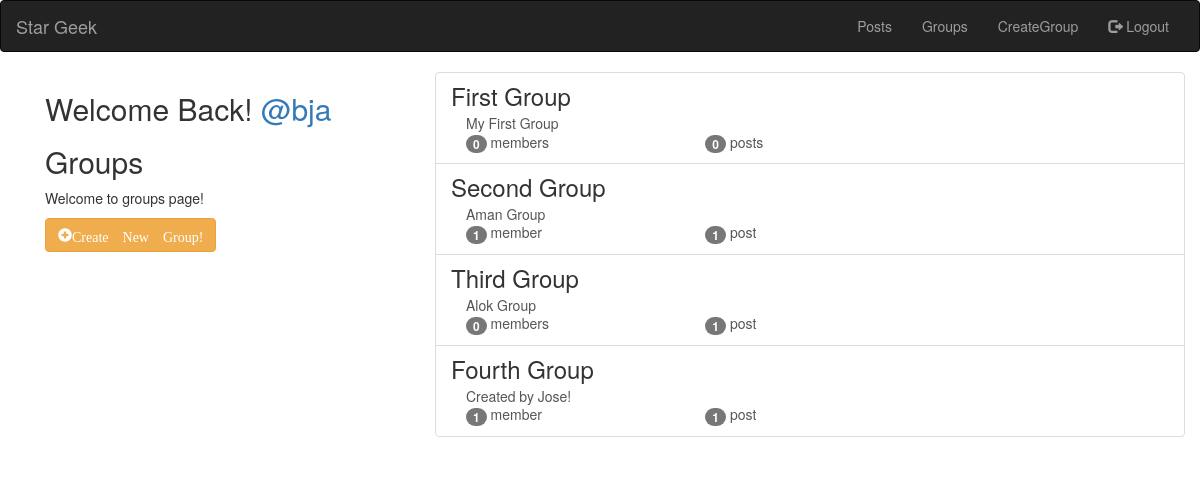
/groups/ (signed in), run on the app's committed database.
### groups/models.py (models this page shows, shortened)
class Group(models.Model):
    name = models.CharField(max_length = 255,unique = True)
    slug = models.SlugField(allow_unicode = True,unique = True)
    description = models.TextField(default = '')
    members = models.ManyToManyField(User,related_name = "group")

### groups/views.py (the view)
class ListGroups(ListView):
    model = Group

### groups/templates/groups/group_list.html
{% extends "groups/group_base.html" %}
{% block pregroup %}
  <div class="col-md-4">
    <div class="content">
      {% if user.is_authenticated %}
        <h2>Welcome Back!
          <a href="{% url 'posts:for_user' username=user.username %}">@{{ user.username }}</a>
        </h2>
      {% endif %}
      <h2>Groups</h2>
      <p>Welcome to groups page!</p>
    </div>
    {% if user.is_authenticated %}
      <a href="{% url 'groups:create' %}" class="btn btn-md btn-fill btn-warning">
      <span class="glyphicon glyphicon-plus-sign">Create New Group!</span>
      </a>
    {% endif %}
  </div>
{% endblock %}
{% block group_content %}
  <div class="col-md-8">
    <div class="list-group">
      {% for group in object_list %}
        <a class="list-group-item" href="{% url 'groups:single' slug=group.slug %}">
          <h3 class="list-group-item-heading">{{group.name}}</h3>
          <div class="list-group-item-text container-fluid">
            {{group.description|safe}}
            <div class="row">
                <div class="col-md-4">
                    <span class='badge'>{{group.members.count}}</span>
                    member{{group.members.count|pluralize}}
                </div>
                <div class="col-md-4">
                    <span class='badge'>{{group.posts.count}}</span>
                    post{{group.posts.count|pluralize}}
                </div>
              </div>
          </div>
        </a>
      {% endfor %}
    </div>
  </div>
{% endblock%}

### data on the page
Group: name "First Group", description "My First Group", members.count "0", posts.count "0"
Group: name "Second Group", description "Aman Group", members.count "1", posts.count "1"
Group: name "Third Group", description "Alok Group", members.count "0", posts.count "1"
Group: name "Fourth Group", description "Created by Jose!", members.count "1", posts.count "1"

### other printed values
{{ user.username }} "bja"
